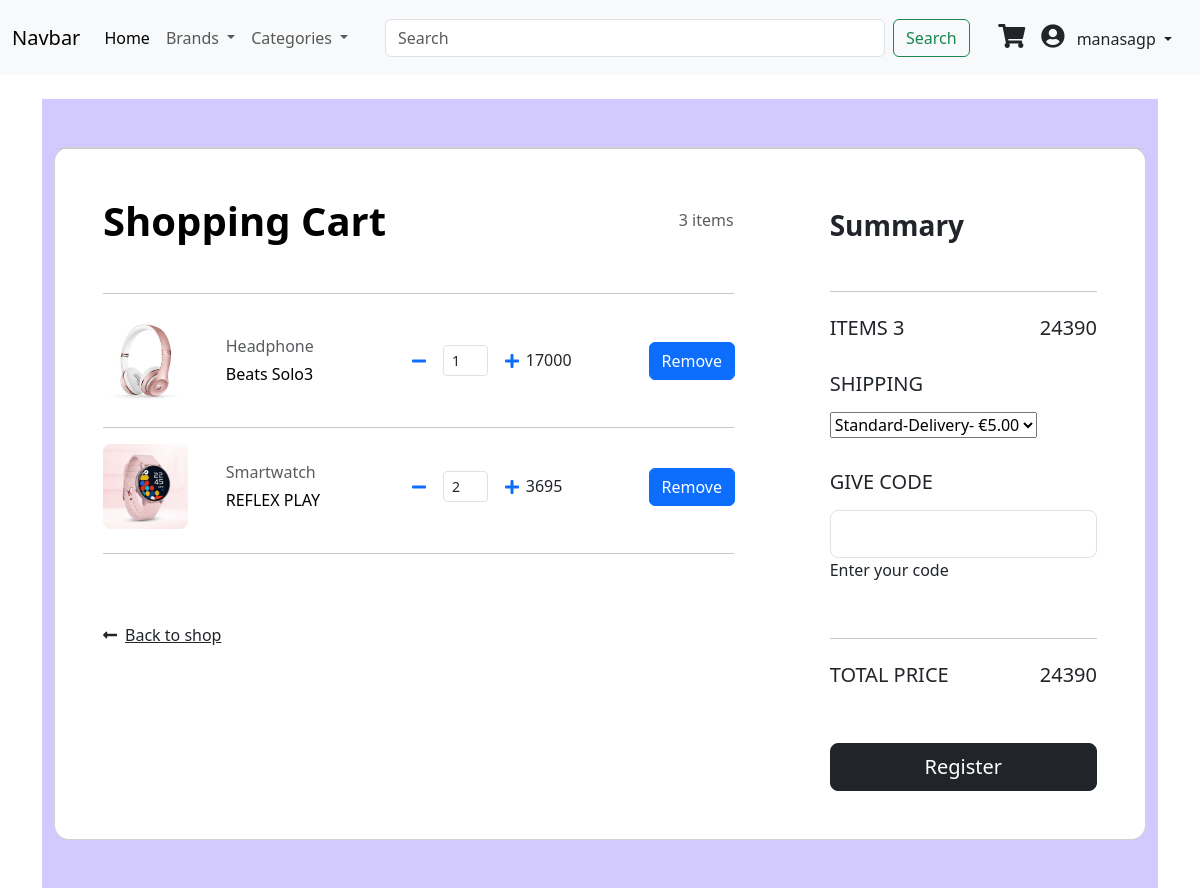
The app's page /cart/ (signed in) with its own data.
### shop/models.py (models this page shows)
class Cart(models.Model):
    user = models.ForeignKey(User,on_delete=models.CASCADE,default=None)
    product = models.ForeignKey(Product,on_delete=models.CASCADE)
    quantity = models.IntegerField()
    created = models.DateTimeField(auto_now_add=True)
    def __str__(self):
        return f'{self.quantity} x {self.product}'

class Product(models.Model):
    name = models.CharField(max_length=100)
    brand = models.ForeignKey(Brand, on_delete= models.CASCADE)
    Category = models.ForeignKey(Category, on_delete= models.CASCADE)
    image = models.ImageField(null=True, blank=True)
    quantity = models.IntegerField()
    price = models.IntegerField()
    def __str__(self):
        return self.name

class Category(models.Model):
    name = models.CharField(max_length=100)
    def __str__(self):
        return self.name

### shop/views.py (the view)
# urls.py: path('cart/',cart_view,name='cart'),
@login_required(login_url='login')
def cart_view(request):
    cart = Cart.objects.filter(user=request.user)
    print(cart)
    total_price = sum([c.product.price * c.quantity for c in cart])
    total_items = sum([c.quantity for c in cart])
    context = {'cart':cart,'total_price':total_price,'total_items':total_items}
    context.update(navbar_items(request))
    return render(request, 'cart.html',context)

### shop/views.py (called while the page is built)
def navbar_items(request):
      brand_items = Brand.objects.all()
      category_items = Category.objects.all()
      context = {'brand_items': brand_items,
                        'category_items': category_items,
                        }
      return context

### templates/cart.html (shortened to what this page needs)
{% extends 'base.html'%}
{% block content%}
<section class="h-100 h-custom" style="background-color: #d2c9ff;">
    <div class="container py-5 h-100">
      <div class="row d-flex justify-content-center align-items-center h-100">
        <div class="col-12">
          <div class="card card-registration card-registration-2" style="border-radius: 15px;">
            <div class="card-body p-0">
              <div class="row g-0">
                <div class="col-lg-8">
                  <div class="p-5">
                    <div class="d-flex justify-content-between align-items-center mb-5">
                      <h1 class="fw-bold mb-0 text-black">Shopping Cart</h1>
                      <h6 class="mb-0 text-muted">3 items</h6>
                    </div>
                    <hr class="my-4">
                    {% if cart is  empty %}
                    Your cart is empty
                     {% else %}
                    {% for item in cart%}
                    <div class="row mb-4 d-flex justify-content-between align-items-center">
                      <div class="col-md-2 col-lg-2 col-xl-2">
                        <img src={{item.product.image.url}} class="img-fluid rounded-3" alt="Cotton T-shirt">
                      </div>
                      <div class="col-md-3 col-lg-3 col-xl-3">
                        <h6 class="text-muted">{{item.product.Category}}</h6>
                        <h6 class="text-black mb-0">{{item.product.name}}</h6>
                      </div>
                      <div class="col-md-3 col-lg-3 col-xl-2 d-flex">
                        <form action="{% url 'update' item.id %}" method="POST">
                          <div class="input-group">
                            <div class="d-flex align-items-center">
                              <button class="btn btn-link px-2"  onclick="this.parentNode.querySelector('input[type=number]').stepDown()" type="submit" name="quantity" value="{{item.quantity|add:'-1'}}">
                                <i class="fas fa-minus"></i>
                              </button>
                              <input id="form1" min="0" name="quantity"  value="{{item.quantity}}" type="number" class="form-control form-control-sm mx-2" style="width: 45px" />
                              <button class="btn btn-link px-2" type="submit" onclick="this.parentNode.querySelector('input[type=number]').stepUp()" name="quantity" value="{{item.quantity|add:'1'}}">
                                <i class="fas fa-plus"></i>
                              </button>
                            </div>
                          </div>
                        </form>
                      </div>
                      <div class="col-md-3 col-lg-2 col-xl-2">
                        <h6 class="mb-0">{{item.product.price }}
                        </h6>
                      </div>
                      <div class="col-md-3 col-lg-2 col-xl-0">
                        <a href="{%url 'remove' item.id%}">
                          <button class="btn btn-primary">Remove</button>
                        </a>
                      </div>
                    </div>
                      {% if not forloop.last %}
                      <hr>
                      {%endif%}
                      {% endfor %}
                    {% endif %}
                    <hr class="my-4">
                    <div class="pt-5">
                      <h6 class="mb-0"><a href="{% url 'home'%}" class="text-body"><i
                            class="fas fa-long-arrow-alt-left me-2"></i>Back to shop</a></h6>
                    </div>
                  </div>
                </div>
                <div class="col-lg-4 bg-grey">
                  <div class="p-5">
                    <h3 class="fw-bold mb-5 mt-2 pt-1">Summary</h3>
                    <hr class="my-4">
                    <div class="d-flex justify-content-between mb-4">
                      <h5 class="text-uppercase">items {{total_items}}</h5>
                      <h5>{{total_price}}</h5>
                    </div>
                    <h5 class="text-uppercase mb-3">Shipping</h5>
                    <div class="mb-4 pb-2">
                      <select class="select">
                        <option value="1">Standard-Delivery- €5.00</option>
                      </select>
                    </div>
                    <h5 class="text-uppercase mb-3">Give code</h5>
                    <div class="mb-5">
                      <div class="form-outline">
                        <input type="text" id="form3Examplea2" class="form-control form-control-lg" />
                        <label class="form-label" for="form3Examplea2">Enter your code</label>
                      </div>
                    </div>
                    <hr class="my-4">
                    <div class="d-flex justify-content-between mb-5">
                      <h5 class="text-uppercase">Total price</h5>
                      <h5>{{total_price}}</h5>
                    </div>
                    <button type="button" class="btn btn-dark btn-block btn-lg"
                      data-mdb-ripple-color="dark">Register</button>
                  </div>
                </div>
              </div>
            </div>
          </div>
        </div>
      </div>
    </div>
  </section>
{% endblock%}

### templates/navbar.html (shortened to what this page needs)
{%load static%}
<head>
<link rel="stylesheet" href="https://cdnjs.cloudflare.com/ajax/libs/font-awesome/5.15.3/css/all.min.css">
</head>
<nav class="navbar navbar-expand-lg bg-body-tertiary">
  <div class="container-fluid">
    <a class="navbar-brand" href="#">Navbar</a>
    <div class="collapse navbar-collapse" id="navbarSupportedContent">
      <ul class="navbar-nav me-auto mb-2 mb-lg-0">
        <li class="nav-item">
          <a class="nav-link active" aria-current="page" href="{% url 'home'%}">Home</a>
        </li>
        <li class="nav-item dropdown">
          <a class="nav-link dropdown-toggle" href="#" role="button" data-bs-toggle="dropdown" aria-expanded="false">
            Brands
          </a>
        </li>
        <li class="nav-item dropdown">
          <a class="nav-link dropdown-toggle" href="#" role="button" data-bs-toggle="dropdown" aria-expanded="false">
            Categories
          </a>
      </ul>
      <div class="collapse navbar-collapse justify-content-center" id="navbarNav">
      <form class="d-flex" role="search">
        <input class="form-control me-2 custom-search-bar" type="search" placeholder="Search" aria-label="Search">
        <button class="btn btn-outline-success" type="submit">Search</button>
      </form>
      </div>
      <div class="d-flex justify-content-end align-items-center">
  <div>
    <a class="dropdown-item" href="{% url 'cart' %}"><i class="fas fa-shopping-cart" style="font-size: 24px;"></i></a>
  </div>
  {% if user.is_authenticated %}
  <div class="nav-item dropdown p-3">
    <a class="nav-link dropdown-toggle" role="button" data-bs-toggle="dropdown" aria-expanded="false">
      <i class="fas fa-user-circle" style="font-size: 24px;"></i>
      <span class="ms-2">{{ user.username }}</span>
    </a>
  </div>
  {% else %}
  <div>
   <a class="dropdown-item" href="{% url 'register' %}">Register</a>
  </div>
  {% endif %}
</div>
    </div>
  </div>
</nav>

### static/css/style.css (style rules this page uses)
.card-body { border-top-width: 0.5px; border-top-color: rgb(200, 204, 203); border-top-style:solid; }

### templates/base.html (style rules this page uses)
.custom-search-bar { width: 500px; }

### records on screen
Cart: product.image (picture), product.Category "Headphone", product.name "Beats Solo3", quantity "1", product.price "17000"
Cart: product.image (picture), product.Category "Smartwatch", product.name "REFLEX PLAY", quantity "2", product.price "3695"

### other values on screen
{{ user.username }} "manasagp"
{{ total_items }} "3"
{{ total_price }} "24390"
